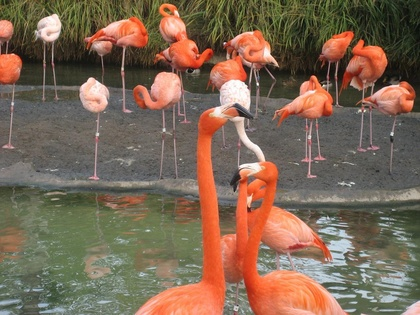
%> input picture lainhe/edgeDetection/other_images/flamingos.jpg, 420 x 315 px, shrunk from 1296 x 972 before the run
$ octave --eval "result = guess;"   (GNU Octave 9; MATLAB toolbox functions it lacks are replaced by stand-ins)
%> lines starting %> are read from the running program, lines starting %| are printed output that depends on the picture; in (x1, y1, x2, y2) boxes, pixels count from 0 and x2, y2 are one past the last pixel; in counts of white or black regions, pixels touching at a corner belong together; the program's own positions count from 1
### lainhe/deblurring/deblurGuess/EstAngle.m
function [theta] = EstAngle(ifbl)
%Function to estimate blur angle
%Inputs: ifbl, expertstatus
%Returns: THETAS
%
%ifbl:  It is the input image.
%THETAS: It is the blur angle. The angle at which the image is blurred. It
%        is a collection of possible blur angles.
%
%Example:
%       [THETAS] = EstAngle(image, expertstatus, handle);
%       This call takes image as input and returns a group of blur angle.

%No of steps in the algorithm
steps = 8;

%Number of estimates required
noofest = 10;

%Preprocessing
%Performing Median Filter before restoring the blurred image
ifbl = medfilt2(abs(ifbl));

%We have to convert the image to Cepstrum domain
%This is how we represent Cepstrum Domain
%Cep(g(x,y)) = invFT{log(FT(g(x,y)))}

%Converting image from spatial domain to frequency domain
fbl = abs(fft2(ifbl));

%Performing Log Transform
lg = log(1+fbl);
lgpow = abs(lg).^2;

%Converting to cepstral domain
lgcep = ifft2(lgpow);

%Finding edges in image
BW = edge(lgcep);
BW = ifftshift(BW);

%Calling hough transform
h = Hough(BW);
siz = size(ifbl);
rl = ceil(sqrt(siz(1)^2+siz(2)^2));

%Finding first maximum in the accumulator
maxi = 0;
theta = 0;
for i = 1:rl
    for j = 1:360
        if h(i,j)>maxi
            maxi = h(i,j);
            theta = j;
        end
    end
end

%Storing first maximum in the array
g = 1;
maxarr(g) = theta;
g = g + 1;

%Saving our original accumulator array
h2 = h;

%Iterating 10 times to find 10 highest angle values
for p = 1:(noofest-1)
    %Band Elimination the region of +5 & -5 degrees of the maximum angle
    %If angle is between 0 and 5
    if theta<=5
        for j = 1:theta+5
            for i = 1:rl
                h2(i,j)=0;
            end
        end

        for j = 355:360
            for i = 1:rl
                h2(i,j)=0;
            end
        end

    %If angle is between 355 and 360
    elseif theta>=355
        for j = theta-5:360
            for i = 1:rl
                h2(i,j)=0;
            end
        end
        for j = 1:360-theta
            for i = 1:rl
                h2(i,j)=0;
            end
        end

    %For any other angle
    else
        for j = theta-5:theta+5
            for i = 1:rl
                h2(i,j)=0;
            end
        end
    end

    %Finding the next maximum
    maxi = 0;
    theta = 0;
    for i = 1:rl
        for j = 1:360
            if h2(i,j)>maxi
                maxi = h2(i,j);
                theta = j;
                r1 = i;
            end
        end
    end

    %Storing next maximum in the array
    maxarr(g) = theta;
    g = g + 1;
end

newarr = maxarr;
arrsiz = size(maxarr);

%Fitting it into 180 degrees
for i = 1:arrsiz(2)
    if newarr(i)>180
        newarr(i) = newarr(i)-180;
    end
end

%Possible values of THETA
theta = newarr;

### lainhe/deblurring/deblurGuess/Hough.m
function [h] = Hough(image)
%Function to perform Hough Transform on an image
%Inputs:  image
%Returns: h
%
%image:  It is the input image.
%h:      It is the accumulator array
%
%Example:
%       h = Hough(image);
%       This call takes image as input and returns accumulator array

siz = size(image);
rl = ceil(sqrt(siz(1)^2+siz(2)^2));

h = zeros(rl,360);
theta = 360;

%Building up the accumulator array
for x = 1:siz(1)
    for y = 1:siz(2)
        if image(x,y)==1
            for theta = 1:360
                r = round(x*cos(theta*pi/180) + y*sin(theta*pi/180));
                if r<1
                    r = 1;
                    h(r,theta) = h(r,theta);
                else
                    h(r,theta) = h(r,theta) + 1;
                end
            end
        end
    end
end

### lainhe/deblurring/deblurGuess/EstLen.m
function len = EstLen(ifbl, THETA)
%Function to estimate blur length
%Inputs:  ifbl, THETA, expertstatus
%Returns: LEN
%
%ifbl:  It is the input image.
%THETA: It is the blur angle returned from angle estimation.
%LEN:   It is the blur length. The length is the number
%       of pixels by which the image is blurred.
%
%Example:
%       LEN = EstLen(image, THETA, expertstatus);
%       This call takes image as input and returns the blur length.

%No of steps in the algorithm
steps = 8;

%Preprocessing
%Performing Median Filter before restoring the blurred image
ifbl = medfilt2(abs(ifbl));

%We have to convert the image to Cepstrum domain
%This is how we represent Cepstrum Domain
%Cep(g(x,y)) = invFT{log(FT(g(x,y)))}

%Converting to fourier domain
fin = fft2(ifbl);

%Performing log transform
lgfin = abs(log(1 + abs(fin)));

%Performing inverse fourier transform to get the image in Cepstrum domain
cin = ifft2(lgfin);

%Rotating the image
cinrot = imrotate(cin, -THETA);

%Taking average of all the columns
for i=1:size(cinrot, 2)
    avg(i) = 0;
    for j=1:size(cinrot, 1)
        avg(i) = avg(i) + cinrot(j, i);
    end
    avg(i) = avg(i)/size(cinrot, 1);
end
avgr = real(avg);

%Calculating the blur length using first negative value
index = 0;
for i = 1:round(size(avg,2)),
    if real(avg(i))<0,
        index = i;
        break;
    end
end

%If Zero Crossing found then return it as the blur length
if index~=0,
    len = index;
else
    %If Zero Crossing not found then find the lowest peak
    %Calculating the blur length using Lowest Peak
    index = 1;
    startval = avg(index);
    for i = 1 : round(size(avg, 2)/2),
        if startval>avg(i),
            startval = avg(i);
            index = i;
        end
    end

    len = index;
end

### lainhe/deblurring/deblurGuess/fNRSS.m
 function c = fNRSS(lucy)

% targetimg = double(rgb2gray(imread ('BN.png')));
targetimg = double(lucy);
[timgheight, timgwidth] = size(targetimg);

a1 = abs(niqe(targetimg));


a2 = abs(brisque(targetimg));

a3 = abs(piqe(targetimg));

a4 = abs(entropy(targetimg));

sigma=6;
gausFilter=fspecial('gaussian',[7 7],sigma);%构建高斯滤波器
filtratedimg=imfilter(targetimg,gausFilter,'replicate');%高斯滤波
% (2)利用Sobel算子计算图像targetimg和filtratedimg的梯度图像G和Gr
G = edge(targetimg,'sobel');%Sobel
Gr= edge(filtratedimg,'sobel'); %Sobel
% (3)将梯度图像划分8x8小块并计算每块的方差，找出其中最大的K=64个
fun = @(x) std2(x)*std2(x)*ones(size(x));%求方差函数
GT = blkproc(G,[4 4],[2,2],fun);%将梯度图像G划分为8x8小块并且块间距离为4，并计算每个块的方差
fun2 = @(x) sum(x)*ones(size(x));%求和函数
GTT = blkproc(GT,[8 8],fun2);%通过求和找出方差最大的64个子块
GrT = blkproc(Gr,[4 4],[2,2],fun);%将梯度图像Gr划分为8x8小块并且块间距离为4，并计算每个块的方差
GrTT = blkproc(GrT,[8 8],fun2);%找出求和找出方差最大的64个子块
% (4)计算图像I的无参考结构清晰度
mssim = ssim_index(GTT,GrTT);%得到64个方差较大块的平均SSIM
a5 = abs(1-mssim);%利用公式计算得到NRSS

[ax,ay] = gradient(targetimg);
z2 = ax.^2;
a6 = abs(mean2(z2(z2 > 36)));

gx = 1/4 * [-1 0 1;-2 0 2;-1 0 1];
gy = 1/4 * [1 2 1;0 0 0;-1 -2 -1];
gradx = filter2(gx,targetimg,'same');
grady = filter2(gy,targetimg,'same');
tenengrad = 0;
for i = 1:timgheight
    for j = 1:timgwidth
        tenengrad = tenengrad + sqrt((gradx(i,j)*gradx(i,j) + grady(i,j)*grady(i,j)));
    end
end
a7 = abs(tenengrad/(timgheight*timgwidth));

smd = 0;
for i = 1:(timgheight-1)
    for j = 2:timgwidth
        smd = smd +  (abs(targetimg(i,j) - targetimg(i,j-1)) + abs(targetimg(i,j)-targetimg(i+1,j)));
    end
end
a8 = abs(smd/(timgheight*timgwidth));

smd2 = 0;
for i = 1:(timgheight-1)
    for j = 2:timgwidth
        smd2 = smd2 + abs(targetimg(i,j) - targetimg(i+1,j)) * abs(targetimg(i,j)-targetimg(i,j-1));
    end
end
a9 = abs(smd2/(timgheight*timgwidth));

reblured = imfilter(targetimg, (fspecial('motion',35,48)));
a10 = abs(mean2(targetimg - reblured));

renoised = imnoise(targetimg,'gaussian',0, 0.01);
a11 = abs(mean2(targetimg - renoised));


for i = 1:11
    eval(['c(1,i) = a', num2str(i),';']);
end

### lainhe/deblurring/deblurGuess/guess.m
function [result,L] = guess()

[filename,pathname]=uigetfile({'*.jpg;*.bmp;*.tif;*.png;*.gif','All Image Files';'*.*','All Files'});
%> the answer given: ../../edgeDetection/other_images/flamingos.jpg
img = imread([pathname,filename]);
%> img is the input picture: size 315x420x3 uint8; mean R, G, B 125.5, 103.3, 84.5

if size(img,3)==3
    img = rgb2gray(img);
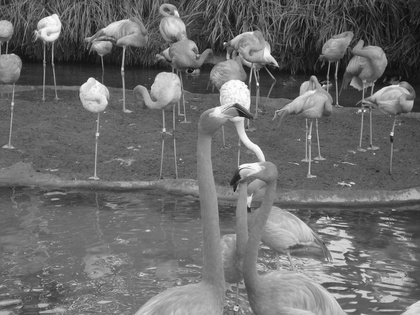
%> img: size 315x420 uint8; min 9, max 255, mean 107.8
end

theta = EstAngle(img);
%> in EstAngle, `ifbl = medfilt2(abs(ifbl));`:
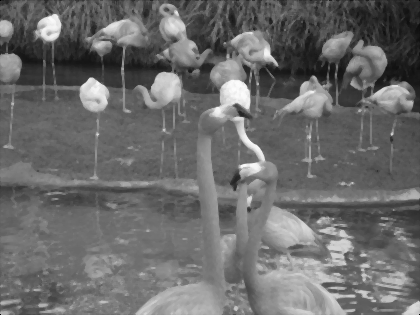
%> ifbl: size 315x420 uint8; min 0, max 252, mean 107.2
%> in EstAngle, `fbl = abs(fft2(ifbl));`:
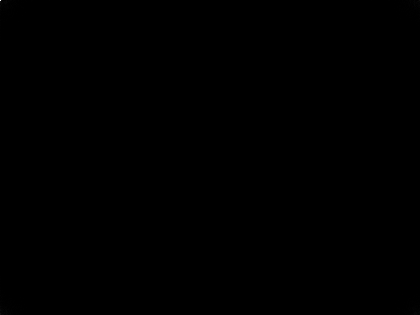
%> fbl: size 315x420 double; min 4.23, max 14186997, mean 4077.7; drawn with min black and max white
%> in EstAngle, `lg = log(1+fbl);`:
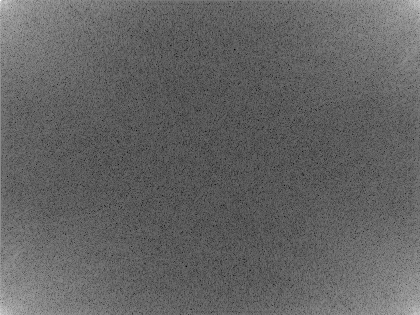
%> lg: size 315x420 double; min 1.65, max 16.47, mean 7.45; drawn with min black and max white
%> in EstAngle, `lgpow = abs(lg).^2;`:
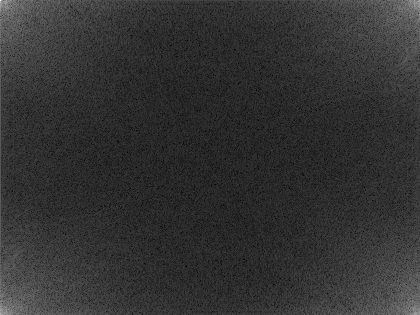
%> lgpow: size 315x420 double; min 2.74, max 271.2, mean 56.7; drawn with min black and max white
%> in EstAngle, `BW = edge(lgcep);`: BW: size 315x420 logical; 0.01% white in thin lines or dots
%> in EstAngle, `BW = ifftshift(BW);`: BW: size 315x420 logical; 0.01% white in thin lines or dots, all inside (x1, y1, x2, y2) = (205, 153, 216, 164)
%> after the loop in Hough, `for x = 1:siz(1)`:
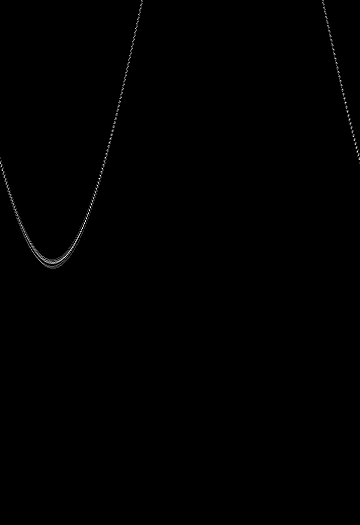
%> h: size 525x360 double; min 0, max 5, mean 0.0124; drawn with min black and max white
%> after the loop in Hough, `for x = 1:siz(1)`: r = 164
%> after the loop in EstAngle, `for i = 1:rl`: maxi = 5; theta = 346
%> after the loop in EstAngle, `for p = 1:(noofest-1)`:
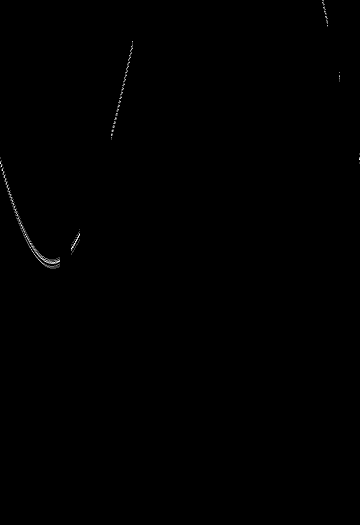
%> h2: size 525x360 double; 0.33% of pixels changed, all inside (x1, y1, x2, y2) = (60, 0, 359, 266); drawn with min black and max white
%> after the loop in EstAngle, `for p = 1:(noofest-1)`: g = 11; maxarr = [346 354 106 100 92 86 66 139 334 360]; r1 = 160
%> in EstAngle, `newarr = maxarr;`: newarr = [346 354 106 100 92 86 66 139 334 360]
%> in EstAngle, `arrsiz = size(maxarr);`: arrsiz = [1 10]
%> the loop in EstAngle, `for i = 1:arrsiz(2)` made 10 passes
%> after the loop in EstAngle, `for i = 1:arrsiz(2)`: newarr = [166 174 106 100 92 86 66 139 154 180]
%> theta = [166 174 106 100 92 86 66 139 154 180]
for i=1:size(theta,2)
    len(i) = EstLen(img,theta(i));
end
%> after the loop, len = [11 12 13 12 10 8 14 11 20 20]

for i = 1:10
   psf = fspecial('motion',len(1),theta(i));
   eval(['lucy',num2str(i),' = deconvlucy(img,psf);']);
   eval(['X = lucy',num2str(i)],';');
   filename = ['lucy',num2str(i),'.jpg'];
   imwrite(X,filename);
   eval(['c=fNRSS(lucy',num2str(i),');']);
   eval(['c',num2str(i),'=','c',';']);
end
for i = 1:10
    eval(['c(i,:) = c', num2str(i),';']);
end
for i = 1:11
    eval(['n',num2str(i),'= c(:,i);']);
    for k = 1:10
    eval(['n',num2str(i),'(k,2)=',num2str(k),';']);
    end
end

for i = 1:11
    eval(['n = n',num2str(i),';']);
    m=sortrows(n,1);
    eval(['m',num2str(i),'= m',';']);
%     eval(['m',num2str(i),'(:,1)','=[]',';']);
    eval(['ans',num2str(i),'=m',num2str(i),'(1,2)',';']);
end
    m5 = sortrows(n5,1,'descend');
%     m5(:,1) =[];
    ans5 = m5(1,2);

for i = 1:10
    eval(['res(i,:) = ans', num2str(i),';']);
end

m = tabulate(res(:));
n = sortrows(m,2,'descend');
result = n(1,1);

eval(['theta = theta(', num2str(result),') ;']);
theta = ['Angle', num2str(theta)];
len = ['Len', num2str(len(1))];
al = [theta,',', len];
set(handles.text13,'string',al);
L = (['lucy',num2str(result),'.jpg']);
figure; imshow(L);
%> (the run ends here)
